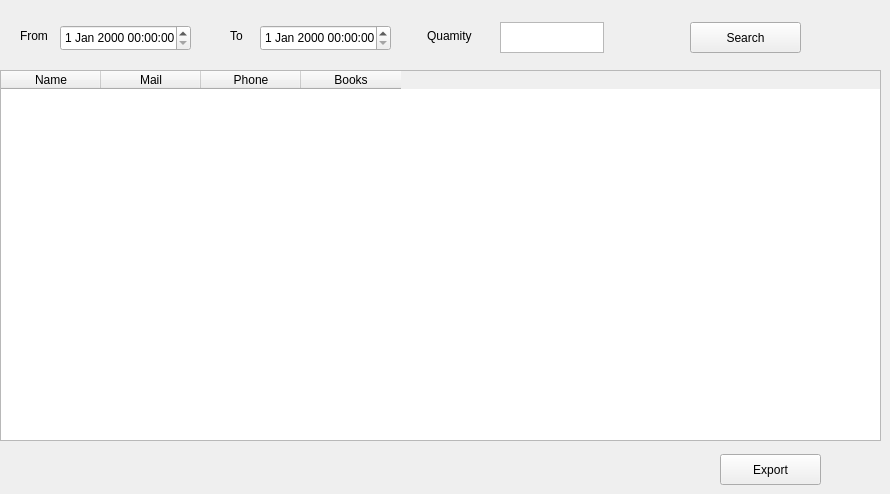
      <widget class="QWidget" name="tab_27">
       <attribute name="title">
        <string>Client Reports</string>
       </attribute>
       <widget class="QTableWidget" name="tableWidget_8">
        <property name="geometry">
         <rect>
          <x>0</x>
          <y>70</y>
          <width>881</width>
          <height>371</height>
         </rect>
        </property>
        <column>
         <property name="text">
          <string>Name</string>
         </property>
        </column>
        <column>
         <property name="text">
          <string>Mail</string>
         </property>
        </column>
        <column>
         <property name="text">
          <string>Phone</string>
         </property>
        </column>
        <column>
         <property name="text">
          <string>Books</string>
         </property>
        </column>
       </widget>
       <widget class="QDateTimeEdit" name="dateTimeEdit_3">
        <property name="geometry">
         <rect>
          <x>260</x>
          <y>25</y>
          <width>131</width>
          <height>26</height>
         </rect>
        </property>
       </widget>
       <widget class="QPushButton" name="pushButton_35">
        <property name="geometry">
         <rect>
          <x>690</x>
          <y>22</y>
          <width>111</width>
          <height>31</height>
         </rect>
        </property>
        <property name="text">
         <string>Search</string>
        </property>
       </widget>
       <widget class="QLabel" name="label_47">
        <property name="geometry">
         <rect>
          <x>230</x>
          <y>20</y>
          <width>58</width>
          <height>31</height>
         </rect>
        </property>
        <property name="text">
         <string>To</string>
        </property>
       </widget>
       <widget class="QLabel" name="label_48">
        <property name="geometry">
         <rect>
          <x>427</x>
          <y>20</y>
          <width>71</width>
          <height>31</height>
         </rect>
        </property>
        <property name="text">
         <string>Quamity</string>
        </property>
       </widget>
       <widget class="QDateTimeEdit" name="dateTimeEdit_4">
        <property name="geometry">
         <rect>
          <x>60</x>
          <y>25</y>
          <width>131</width>
          <height>26</height>
         </rect>
        </property>
       </widget>
       <widget class="QTextEdit" name="textEdit_39">
        <property name="geometry">
         <rect>
          <x>500</x>
          <y>22</y>
          <width>104</width>
          <height>31</height>
         </rect>
        </property>
       </widget>
       <widget class="QLabel" name="label_49">
        <property name="geometry">
         <rect>
          <x>20</x>
          <y>20</y>
          <width>58</width>
          <height>31</height>
         </rect>
        </property>
        <property name="text">
         <string>From</string>
        </property>
       </widget>
       <widget class="QPushButton" name="pushButton_50">
        <property name="geometry">
         <rect>
          <x>720</x>
          <y>454</y>
          <width>101</width>
          <height>31</height>
         </rect>
        </property>
        <property name="text">
         <string>Export</string>
        </property>
       </widget>
      </widget>
